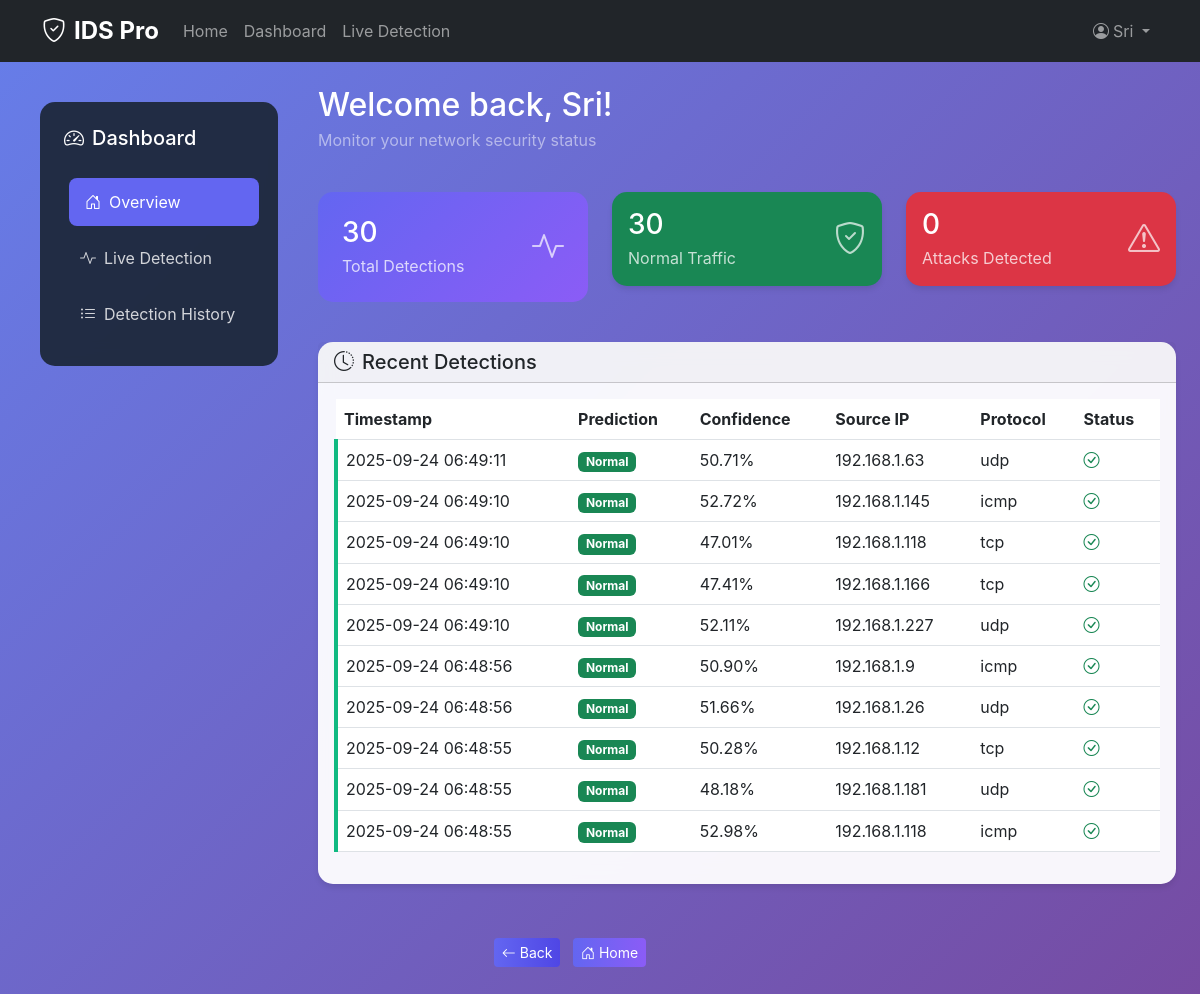
The app's page /dashboard (signed in) with its own data.
### intrusion_detection_system/app/models/user.py (models this page shows, shortened)
class User(UserMixin, db.Model):
    id = db.Column(db.Integer, primary_key=True)
    username = db.Column(db.String(80), unique=True, nullable=False)
    email = db.Column(db.String(120), unique=True, nullable=False)
    password_hash = db.Column(db.String(120), nullable=False)
    role = db.Column(db.String(20), nullable=False, default='User')
    active = db.Column(db.Boolean, default=True)
    created_at = db.Column(db.DateTime, default=datetime.utcnow)
    ROLES = ['User', 'Admin', 'SuperAdmin']
    def can_manage_users(self):
        return self.role in ['SuperAdmin', 'Admin']

### intrusion_detection_system/app/models/detection.py (models this page shows, shortened)
class Detection(db.Model):
    id = db.Column(db.Integer, primary_key=True)
    user_id = db.Column(db.Integer, db.ForeignKey('user.id'), nullable=False)
    prediction = db.Column(db.String(20), nullable=False)
    confidence = db.Column(db.Float, nullable=False)
    timestamp = db.Column(db.DateTime, default=datetime.utcnow)
    ip_address = db.Column(db.String(45))
    protocol = db.Column(db.String(10))
    src_bytes = db.Column(db.Integer)
    dst_bytes = db.Column(db.Integer)
    user = db.relationship('User', backref=db.backref('detections', lazy=True))

### intrusion_detection_system/app/routes/main.py (the view)
@main_bp.route('/dashboard')
@login_required
def dashboard():
    user_detections = Detection.query.filter_by(user_id=current_user.id).order_by(Detection.timestamp.desc()).limit(10).all()
    total_detections = Detection.query.filter_by(user_id=current_user.id).count()
    normal_count = Detection.query.filter_by(user_id=current_user.id, prediction='normal').count()
    attack_count = total_detections - normal_count
    stats = {
        'total_detections': total_detections,
        'normal_count': normal_count,
        'attack_count': attack_count
    }
    return render_template('main/dashboard.html', detections=user_detections, stats=stats)

### intrusion_detection_system/app/models/user.py (called while the page is built)
@login_manager.user_loader
def load_user(user_id):
    return User.query.get(int(user_id))

### intrusion_detection_system/app/templates/main/dashboard.html (shortened to what this page needs)
{% extends "base.html" %}
{% block content %}
<div class="container-fluid">
    <div class="row">
        <div class="col-md-3">
            <div class="sidebar">
                <div class="p-4">
                    <h5 class="text-white mb-4">
                        <i class="bi bi-speedometer2 me-2"></i>Dashboard
                    </h5>
                    <nav class="nav flex-column">
                        <a class="nav-link active" href="{{ url_for('main.dashboard') }}">
                            <i class="bi bi-house-door me-2"></i>Overview
                        </a>
                        <a class="nav-link" href="{{ url_for('detection.live_detection') }}">
                            <i class="bi bi-activity me-2"></i>Live Detection
                        </a>
                        <a class="nav-link" href="{{ url_for('detection.results') }}">
                            <i class="bi bi-list-ul me-2"></i>Detection History
                        </a>
                    </nav>
                </div>
            </div>
        </div>
        <div class="col-md-9">
            <div class="row mb-4">
                <div class="col-12">
                    <h2 class="text-white mb-1">Welcome back, {{ current_user.username }}!</h2>
                    <p class="text-white-50">Monitor your network security status</p>
                </div>
            </div>
            <div class="row mb-4">
                <div class="col-md-4">
                    <div class="stats-card">
                        <div class="d-flex justify-content-between align-items-center">
                            <div>
                                <h3 class="mb-1">{{ stats.total_detections }}</h3>
                                <p class="mb-0 opacity-75">Total Detections</p>
                            </div>
                            <i class="bi bi-activity" style="font-size: 2rem; opacity: 0.7;"></i>
                        </div>
                    </div>
                </div>
                <div class="col-md-4">
                    <div class="card bg-success text-white">
                        <div class="card-body">
                            <div class="d-flex justify-content-between align-items-center">
                                <div>
                                    <h3 class="mb-1">{{ stats.normal_count }}</h3>
                                    <p class="mb-0 opacity-75">Normal Traffic</p>
                                </div>
                                <i class="bi bi-shield-check" style="font-size: 2rem; opacity: 0.7;"></i>
                            </div>
                        </div>
                    </div>
                </div>
                <div class="col-md-4">
                    <div class="card bg-danger text-white">
                        <div class="card-body">
                            <div class="d-flex justify-content-between align-items-center">
                                <div>
                                    <h3 class="mb-1">{{ stats.attack_count }}</h3>
                                    <p class="mb-0 opacity-75">Attacks Detected</p>
                                </div>
                                <i class="bi bi-exclamation-triangle" style="font-size: 2rem; opacity: 0.7;"></i>
                            </div>
                        </div>
                    </div>
                </div>
            </div>
            <div class="card">
                <div class="card-header">
                    <h5 class="mb-0">
                        <i class="bi bi-clock-history me-2"></i>Recent Detections
                    </h5>
                </div>
                <div class="card-body">
                    {% if detections %}
                        <div class="table-responsive">
                            <table class="table table-hover">
                                <thead>
                                    <tr>
                                        <th>Timestamp</th>
                                        <th>Prediction</th>
                                        <th>Confidence</th>
                                        <th>Source IP</th>
                                        <th>Protocol</th>
                                        <th>Status</th>
                                    </tr>
                                </thead>
                                <tbody>
                                    {% for detection in detections %}
                                    <tr class="{% if detection.prediction == 'normal' %}detection-normal{% else %}detection-attack{% endif %}">
                                        <td>{{ detection.timestamp.strftime('%Y-%m-%d %H:%M:%S') }}</td>
                                        <td>
                                            <span class="badge {% if detection.prediction == 'normal' %}bg-success{% else %}bg-danger{% endif %}">
                                                {{ detection.prediction.title() }}
                                            </span>
                                        </td>
                                        <td>{{ "%.2f"|format(detection.confidence * 100) }}%</td>
                                        <td>{{ detection.ip_address }}</td>
                                        <td>{{ detection.protocol }}</td>
                                        <td>
                                            {% if detection.prediction == 'normal' %}
                                                <i class="bi bi-check-circle text-success"></i>
                                            {% else %}
                                                <i class="bi bi-exclamation-triangle text-danger"></i>
                                            {% endif %}
                                        </td>
                                    </tr>
                                    {% endfor %}
                                </tbody>
                            </table>
                        </div>
                    {% endif %}
                </div>
            </div>
        </div>
    </div>
</div>
{% endblock %}

### intrusion_detection_system/app/templates/base.html (shortened to what this page needs)
<!DOCTYPE html>
<html lang="en">
<head>
    <link href="https://cdn.jsdelivr.net/npm/bootstrap@5.3.0/dist/css/bootstrap.min.css" rel="stylesheet">
    <link href="https://cdn.jsdelivr.net/npm/bootstrap-icons@1.10.0/font/bootstrap-icons.css" rel="stylesheet">
</head>
<body>
    <nav class="navbar navbar-expand-lg navbar-dark bg-dark">
        <div class="container">
            <a class="navbar-brand" href="{{ url_for('main.index') }}">
                <i class="bi bi-shield-check me-2"></i>IDS Pro
            </a>
            <div class="collapse navbar-collapse" id="navbarNav">
                <ul class="navbar-nav me-auto">
                    <li class="nav-item">
                        <a class="nav-link" href="{{ url_for('main.index') }}">Home</a>
                    </li>
                    {% if current_user.is_authenticated %}
                    <li class="nav-item">
                        <a class="nav-link" href="{{ url_for('main.dashboard') }}">Dashboard</a>
                    </li>
                    <li class="nav-item">
                        <a class="nav-link" href="{{ url_for('detection.live_detection') }}">Live Detection</a>
                    </li>
                    {% endif %}
                </ul>
                <ul class="navbar-nav">
                    {% if current_user.is_authenticated %}
                    <li class="nav-item dropdown">
                        <a class="nav-link dropdown-toggle" href="#" role="button" data-bs-toggle="dropdown">
                            <i class="bi bi-person-circle me-1"></i>{{ current_user.username }}
                        </a>
                    </li>
                    {% endif %}
                </ul>
            </div>
        </div>
    </nav>
    <div class="container-fluid py-4">
        {% block content %}{% endblock %}
    </div>
<div id="bottom-nav" class="container" style="text-align:center; margin: 30px 0;">
  <button class="btn btn-sm" id="btn-back" style="background:linear-gradient(90deg,#6366f1,#4f46e5); color:#fff; border: none; margin-right:8px;">
    <i class="bi bi-arrow-left"></i> Back
  </button>
  <a class="btn btn-sm" id="btn-home" href="/" style="background:linear-gradient(90deg,#6366f1,#8b5cf6); color:#fff; border: none;">
    <i class="bi bi-house-door"></i> Home
  </a>
</div>
</body>
</html>

### intrusion_detection_system/app/templates/base.html (style rules this page uses)
:root { --primary-color: #6366f1; --primary-dark: #4f46e5; --secondary-color: #8b5cf6; --success-color: #10b981; --warning-color: #f59e0b; --danger-color: #ef4444; --dark-bg: #1e293b; --card-shadow: 0 4px 6px -1px rgba(0, 0, 0, 0.1); }
body { background: linear-gradient(135deg, #667eea 0%, #764ba2 100%); min-height: 100vh; font-family: 'Inter', -apple-system, BlinkMacSystemFont, sans-serif; }
.navbar-brand { font-weight: 700; font-size: 1.5rem; }
.card { border: none; border-radius: 15px; box-shadow: var(--card-shadow); backdrop-filter: blur(10px); background: rgba(255, 255, 255, 0.95); }
.sidebar { background: rgba(30, 41, 59, 0.95); backdrop-filter: blur(10px); border-radius: 15px; margin: 1rem; }
.sidebar .nav-link { color: rgba(255, 255, 255, 0.8); border-radius: 8px; margin: 0.25rem 0; padding: 0.75rem 1rem; transition: all 0.3s ease; }
.sidebar .nav-link:hover, .sidebar .nav-link.active { background: var(--primary-color); color: white; transform: translateX(5px); }
.stats-card { background: linear-gradient(135deg, var(--primary-color), var(--secondary-color)); color: white; border-radius: 15px; padding: 1.5rem; margin-bottom: 1rem; }
.detection-normal { border-left: 4px solid var(--success-color); }

### records on screen
User: username "Sri"
Detection: timestamp "2025-09-24 06:49:11", prediction "Normal", detection.confidence*100 "50.71", ip_address "192.168.1.63", protocol "udp"
Detection: timestamp "2025-09-24 06:49:10", prediction "Normal", detection.confidence*100 "52.72", ip_address "192.168.1.145", protocol "icmp"
Detection: timestamp "2025-09-24 06:49:10", prediction "Normal", detection.confidence*100 "47.01", ip_address "192.168.1.118", protocol "tcp"
Detection: timestamp "2025-09-24 06:49:10", prediction "Normal", detection.confidence*100 "47.41", ip_address "192.168.1.166", protocol "tcp"
Detection: timestamp "2025-09-24 06:49:10", prediction "Normal", detection.confidence*100 "52.11", ip_address "192.168.1.227", protocol "udp"
Detection: timestamp "2025-09-24 06:48:56", prediction "Normal", detection.confidence*100 "50.90", ip_address "192.168.1.9", protocol "icmp"
Detection: timestamp "2025-09-24 06:48:56", prediction "Normal", detection.confidence*100 "51.66", ip_address "192.168.1.26", protocol "udp"
Detection: timestamp "2025-09-24 06:48:55", prediction "Normal", detection.confidence*100 "50.28", ip_address "192.168.1.12", protocol "tcp"
Detection: timestamp "2025-09-24 06:48:55", prediction "Normal", detection.confidence*100 "48.18", ip_address "192.168.1.181", protocol "udp"
Detection: timestamp "2025-09-24 06:48:55", prediction "Normal", detection.confidence*100 "52.98", ip_address "192.168.1.118", protocol "icmp"

### other values on screen
{{ stats.total_detections }} "30"
{{ stats.normal_count }} "30"
{{ stats.attack_count }} "0"
